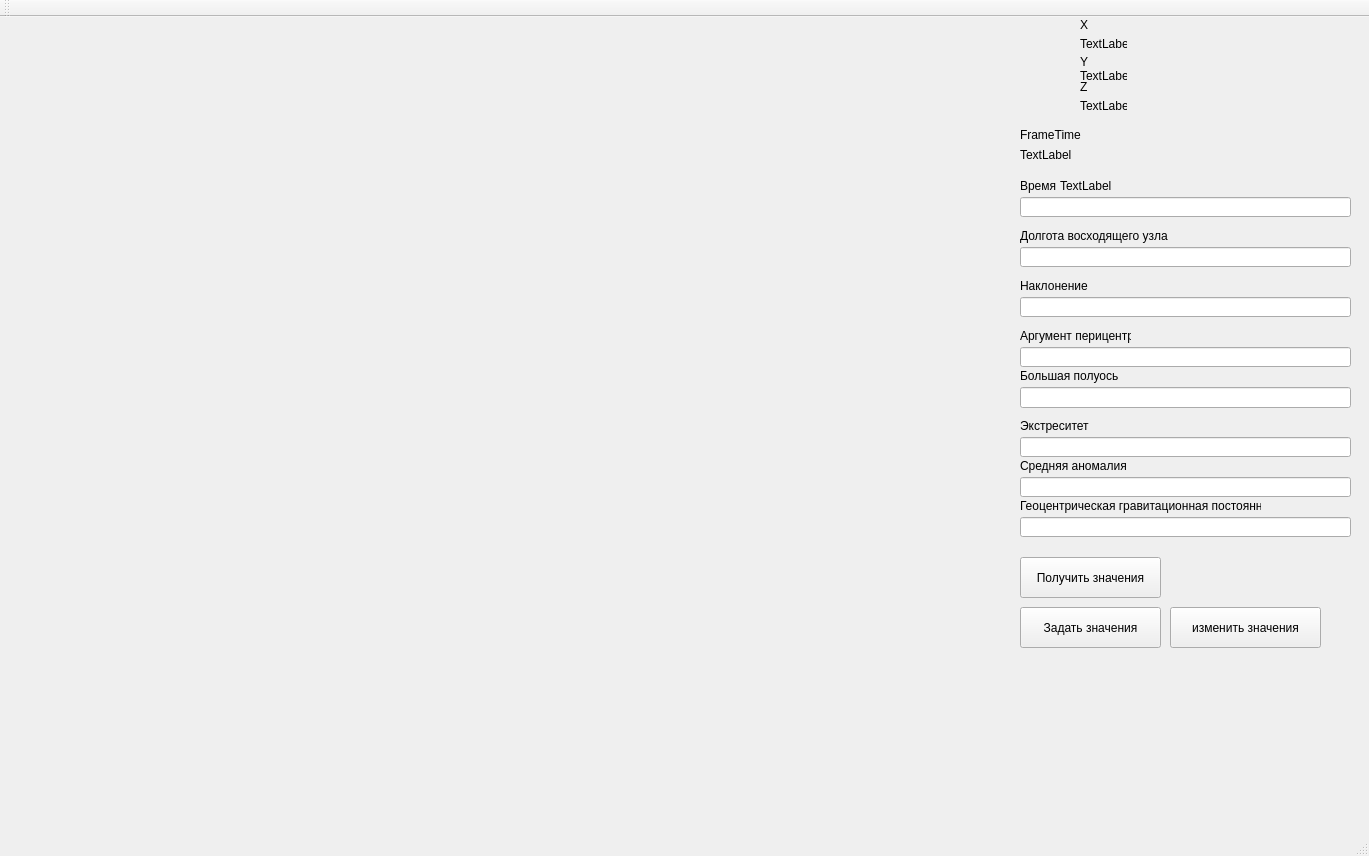
<?xml version="1.0" encoding="UTF-8"?>
<ui version="4.0">
 <class>areanClass</class>
 <widget class="QMainWindow" name="areanClass">
  <property name="geometry">
   <rect>
    <x>0</x>
    <y>0</y>
    <width>1369</width>
    <height>856</height>
   </rect>
  </property>
  <property name="palette">
   <palette>
    <active>
     <colorrole role="Text">
      <brush brushstyle="SolidPattern">
       <color alpha="255">
        <red>170</red>
        <green>0</green>
        <blue>0</blue>
       </color>
      </brush>
     </colorrole>
     <colorrole role="PlaceholderText">
      <brush brushstyle="SolidPattern">
       <color alpha="128">
        <red>170</red>
        <green>0</green>
        <blue>0</blue>
       </color>
      </brush>
     </colorrole>
    </active>
    <inactive>
     <colorrole role="Text">
      <brush brushstyle="SolidPattern">
       <color alpha="255">
        <red>170</red>
        <green>0</green>
        <blue>0</blue>
       </color>
      </brush>
     </colorrole>
     <colorrole role="PlaceholderText">
      <brush brushstyle="SolidPattern">
       <color alpha="128">
        <red>170</red>
        <green>0</green>
        <blue>0</blue>
       </color>
      </brush>
     </colorrole>
    </inactive>
    <disabled>
     <colorrole role="Text">
      <brush brushstyle="SolidPattern">
       <color alpha="255">
        <red>120</red>
        <green>120</green>
        <blue>120</blue>
       </color>
      </brush>
     </colorrole>
     <colorrole role="PlaceholderText">
      <brush brushstyle="SolidPattern">
       <color alpha="128">
        <red>0</red>
        <green>0</green>
        <blue>0</blue>
       </color>
      </brush>
     </colorrole>
    </disabled>
   </palette>
  </property>
  <property name="windowTitle">
   <string>arean</string>
  </property>
  <widget class="QWidget" name="centralWidget">
   <widget class="QLabel" name="label">
    <property name="geometry">
     <rect>
      <x>1080</x>
      <y>20</y>
      <width>47</width>
      <height>13</height>
     </rect>
    </property>
    <property name="text">
     <string>TextLabel</string>
    </property>
   </widget>
   <widget class="QLabel" name="label_2">
    <property name="geometry">
     <rect>
      <x>1080</x>
      <y>50</y>
      <width>47</width>
      <height>17</height>
     </rect>
    </property>
    <property name="text">
     <string>TextLabel</string>
    </property>
   </widget>
   <widget class="QLabel" name="label_3">
    <property name="geometry">
     <rect>
      <x>1080</x>
      <y>80</y>
      <width>47</width>
      <height>17</height>
     </rect>
    </property>
    <property name="text">
     <string>TextLabel</string>
    </property>
   </widget>
   <widget class="QLabel" name="label_4">
    <property name="geometry">
     <rect>
      <x>1020</x>
      <y>130</y>
      <width>291</width>
      <height>16</height>
     </rect>
    </property>
    <property name="text">
     <string>TextLabel</string>
    </property>
   </widget>
   <widget class="QLabel" name="label_5">
    <property name="geometry">
     <rect>
      <x>1020</x>
      <y>110</y>
      <width>91</width>
      <height>16</height>
     </rect>
    </property>
    <property name="text">
     <string>FrameTime</string>
    </property>
   </widget>
   <widget class="QLabel" name="label_6">
    <property name="geometry">
     <rect>
      <x>1080</x>
      <y>0</y>
      <width>91</width>
      <height>16</height>
     </rect>
    </property>
    <property name="text">
     <string>X</string>
    </property>
   </widget>
   <widget class="QLabel" name="label_7">
    <property name="geometry">
     <rect>
      <x>1080</x>
      <y>40</y>
      <width>91</width>
      <height>10</height>
     </rect>
    </property>
    <property name="text">
     <string>Y</string>
    </property>
   </widget>
   <widget class="QLabel" name="label_8">
    <property name="geometry">
     <rect>
      <x>1080</x>
      <y>60</y>
      <width>91</width>
      <height>20</height>
     </rect>
    </property>
    <property name="text">
     <string>Z</string>
    </property>
   </widget>
   <widget class="QLineEdit" name="lineEdit">
    <property name="enabled">
     <bool>true</bool>
    </property>
    <property name="geometry">
     <rect>
      <x>1020</x>
      <y>180</y>
      <width>331</width>
      <height>20</height>
     </rect>
    </property>
   </widget>
   <widget class="QLineEdit" name="lineEdit_2">
    <property name="enabled">
     <bool>true</bool>
    </property>
    <property name="geometry">
     <rect>
      <x>1020</x>
      <y>230</y>
      <width>331</width>
      <height>20</height>
     </rect>
    </property>
   </widget>
   <widget class="QLineEdit" name="lineEdit_3">
    <property name="enabled">
     <bool>true</bool>
    </property>
    <property name="geometry">
     <rect>
      <x>1020</x>
      <y>280</y>
      <width>331</width>
      <height>20</height>
     </rect>
    </property>
   </widget>
   <widget class="QLineEdit" name="lineEdit_4">
    <property name="enabled">
     <bool>true</bool>
    </property>
    <property name="geometry">
     <rect>
      <x>1020</x>
      <y>330</y>
      <width>331</width>
      <height>20</height>
     </rect>
    </property>
   </widget>
   <widget class="QLineEdit" name="lineEdit_5">
    <property name="enabled">
     <bool>true</bool>
    </property>
    <property name="geometry">
     <rect>
      <x>1020</x>
      <y>370</y>
      <width>331</width>
      <height>21</height>
     </rect>
    </property>
   </widget>
   <widget class="QLineEdit" name="lineEdit_6">
    <property name="enabled">
     <bool>true</bool>
    </property>
    <property name="geometry">
     <rect>
      <x>1020</x>
      <y>420</y>
      <width>331</width>
      <height>20</height>
     </rect>
    </property>
   </widget>
   <widget class="QLineEdit" name="lineEdit_7">
    <property name="enabled">
     <bool>true</bool>
    </property>
    <property name="geometry">
     <rect>
      <x>1020</x>
      <y>460</y>
      <width>331</width>
      <height>20</height>
     </rect>
    </property>
   </widget>
   <widget class="QLineEdit" name="lineEdit_8">
    <property name="enabled">
     <bool>true</bool>
    </property>
    <property name="geometry">
     <rect>
      <x>1020</x>
      <y>500</y>
      <width>331</width>
      <height>20</height>
     </rect>
    </property>
   </widget>
   <widget class="QLabel" name="label_9">
    <property name="geometry">
     <rect>
      <x>1020</x>
      <y>160</y>
      <width>47</width>
      <height>17</height>
     </rect>
    </property>
    <property name="text">
     <string>Время</string>
    </property>
   </widget>
   <widget class="QLabel" name="label_10">
    <property name="geometry">
     <rect>
      <x>1020</x>
      <y>210</y>
      <width>171</width>
      <height>17</height>
     </rect>
    </property>
    <property name="text">
     <string>Долгота восходящего узла</string>
    </property>
   </widget>
   <widget class="QLabel" name="label_11">
    <property name="geometry">
     <rect>
      <x>1020</x>
      <y>260</y>
      <width>81</width>
      <height>17</height>
     </rect>
    </property>
    <property name="text">
     <string>Наклонение</string>
    </property>
   </widget>
   <widget class="QLabel" name="label_12">
    <property name="geometry">
     <rect>
      <x>1020</x>
      <y>310</y>
      <width>111</width>
      <height>17</height>
     </rect>
    </property>
    <property name="text">
     <string>Аргумент перицентра</string>
    </property>
   </widget>
   <widget class="QLabel" name="label_13">
    <property name="geometry">
     <rect>
      <x>1020</x>
      <y>350</y>
      <width>131</width>
      <height>17</height>
     </rect>
    </property>
    <property name="text">
     <string>Большая полуось</string>
    </property>
   </widget>
   <widget class="QLabel" name="label_14">
    <property name="geometry">
     <rect>
      <x>1020</x>
      <y>400</y>
      <width>101</width>
      <height>17</height>
     </rect>
    </property>
    <property name="text">
     <string>Экстреситет</string>
    </property>
   </widget>
   <widget class="QLabel" name="label_15">
    <property name="geometry">
     <rect>
      <x>1020</x>
      <y>440</y>
      <width>121</width>
      <height>17</height>
     </rect>
    </property>
    <property name="text">
     <string>Средняя аномалия</string>
    </property>
   </widget>
   <widget class="QLabel" name="label_16">
    <property name="geometry">
     <rect>
      <x>1020</x>
      <y>480</y>
      <width>241</width>
      <height>17</height>
     </rect>
    </property>
    <property name="text">
     <string>Геоцентрическая гравитационная постоянная</string>
    </property>
   </widget>
   <widget class="QPushButton" name="pushButton">
    <property name="geometry">
     <rect>
      <x>1020</x>
      <y>540</y>
      <width>141</width>
      <height>41</height>
     </rect>
    </property>
    <property name="text">
     <string>Получить значения</string>
    </property>
   </widget>
   <widget class="QPushButton" name="pushButton_2">
    <property name="geometry">
     <rect>
      <x>1020</x>
      <y>590</y>
      <width>141</width>
      <height>41</height>
     </rect>
    </property>
    <property name="text">
     <string>Задать значения</string>
    </property>
   </widget>
   <widget class="QPushButton" name="pushButton_3">
    <property name="geometry">
     <rect>
      <x>1170</x>
      <y>590</y>
      <width>151</width>
      <height>41</height>
     </rect>
    </property>
    <property name="text">
     <string>изменить значения</string>
    </property>
   </widget>
   <widget class="QLabel" name="label_17">
    <property name="geometry">
     <rect>
      <x>1060</x>
      <y>160</y>
      <width>291</width>
      <height>17</height>
     </rect>
    </property>
    <property name="text">
     <string>TextLabel</string>
    </property>
   </widget>
   <widget class="QWidget" name="widget" native="true">
    <property name="geometry">
     <rect>
      <x>0</x>
      <y>0</y>
      <width>1011</width>
      <height>841</height>
     </rect>
    </property>
   </widget>
  </widget>
  <widget class="QMenuBar" name="menuBar">
   <property name="geometry">
    <rect>
     <x>0</x>
     <y>0</y>
     <width>1369</width>
     <height>21</height>
    </rect>
   </property>
  </widget>
  <widget class="QToolBar" name="mainToolBar">
   <attribute name="toolBarArea">
    <enum>TopToolBarArea</enum>
   </attribute>
   <attribute name="toolBarBreak">
    <bool>false</bool>
   </attribute>
  </widget>
  <widget class="QStatusBar" name="statusBar"/>
 </widget>
 <layoutdefault spacing="6" margin="11"/>
 <resources>
  <include location="arean.qrc"/>
 </resources>
 <connections/>
</ui>
